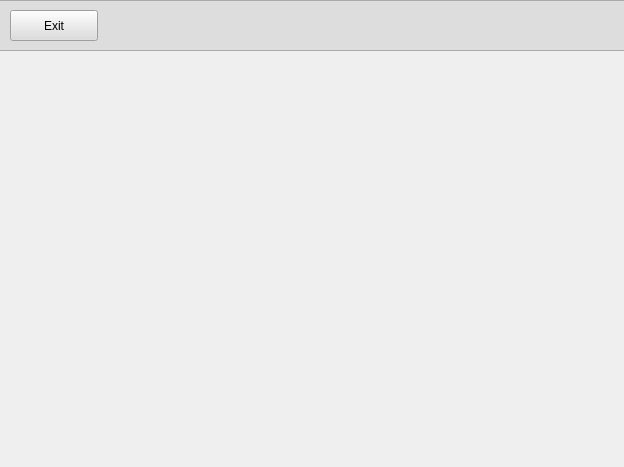
<?xml version="1.0" encoding="UTF-8"?>
<ui version="4.0">
 <class>adminMain</class>
 <widget class="QWidget" name="adminMain">
  <property name="geometry">
   <rect>
    <x>0</x>
    <y>0</y>
    <width>624</width>
    <height>467</height>
   </rect>
  </property>
  <property name="windowTitle">
   <string>Form</string>
  </property>
  <widget class="QFrame" name="frame">
   <property name="geometry">
    <rect>
     <x>-10</x>
     <y>0</y>
     <width>641</width>
     <height>51</height>
    </rect>
   </property>
   <property name="styleSheet">
    <string notr="true">background-color: rgb(221, 221, 221);</string>
   </property>
   <property name="frameShape">
    <enum>QFrame::StyledPanel</enum>
   </property>
   <property name="frameShadow">
    <enum>QFrame::Raised</enum>
   </property>
   <widget class="QPushButton" name="exitAdmin_btn">
    <property name="geometry">
     <rect>
      <x>20</x>
      <y>10</y>
      <width>88</width>
      <height>31</height>
     </rect>
    </property>
    <property name="text">
     <string>Exit</string>
    </property>
   </widget>
  </widget>
 </widget>
 <resources/>
 <connections/>
</ui>
